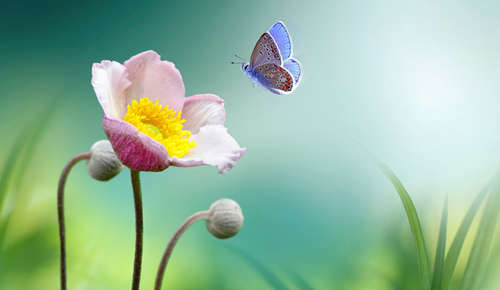
#> input picture 02-image-enhancement/04-edge/images.jpg, 500 x 290 px
$ jupyter execute edge_Gradient.ipynb
#> lines starting #> are read from the running program, lines starting #| are printed output that depends on the picture
# Image Gradient and Its Relationship to Edges

One of the most fundamental concepts in image processing is the **image gradient**. Nearly all classical **edge detection algorithms** are built upon this concept.

The basic idea is very simple:

> **Wherever the image intensity changes rapidly, there is likely an edge.**

Therefore, if we can measure how quickly the pixel intensity changes, we can identify the locations of edges.

---

# What Is the Image Gradient?

The **image gradient** measures the **rate of change in image intensity**.

If two neighboring pixels have nearly the same intensity, the change is very small, and the gradient has a **low magnitude**.

On the other hand, if there is a large difference in intensity between neighboring pixels, the gradient becomes **large**, indicating that an edge is likely present.

In simple terms:

- **Small intensity change** → **Small gradient**
- **Large intensity change** → **Large gradient**
- **Abrupt intensity change** → **Likely an edge**

[cell 1]
import cv2
import numpy as np
import matplotlib.pyplot as plt

[cell 2]
img = cv2.cvtColor(cv2.imread('images.jpg'),cv2.COLOR_BGR2RGB)

[cell 3]
plt.imshow(img)
plt.show()

[cell 4]
imgc = img[60:80, 50:150,: ]
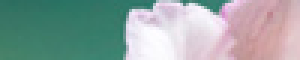
#> imgc: shape (20, 100, 3) (shown 3 times larger); mean R, G, B 146.7, 164.3, 161.2
plt.imshow(imgc)
plt.axhline(10,color='red')
plt.show()
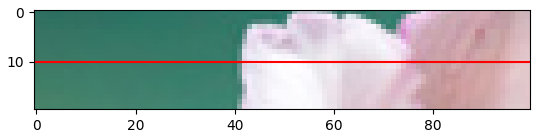
#> figure drawn by matplotlib, 1 panel

[cell 5]
imgc_gray = cv2.cvtColor(imgc,cv2.COLOR_RGB2GRAY)
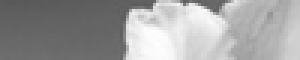
#> imgc_gray: shape (20, 100) (shown 3 times larger); min 88, max 254, mean 158.7
plt.plot(imgc_gray[10,:])
plt.show()
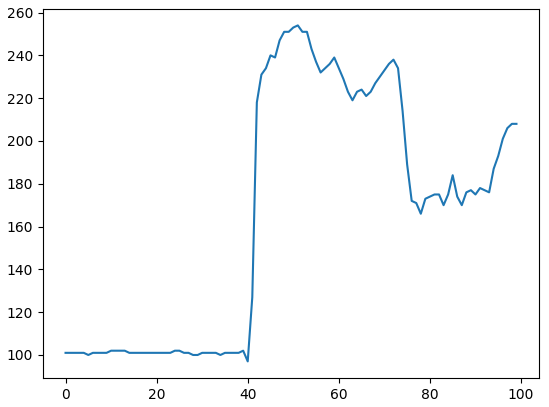
#> figure drawn by matplotlib, 1 panel; curve peaks at x = 51, y = 254

[cell 6]
np.gradient(imgc_gray[10,:])
#> Out = 100 values, max 60.5 at index 41, min -22.5 at index 74, mean 1.07

[cell 7]
plt.plot(np.gradient(imgc_gray[10,:]))
plt.show()
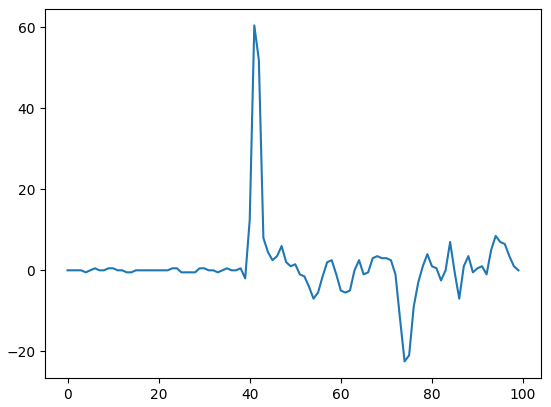
#> figure drawn by matplotlib, 1 panel; curve peaks at x = 41, y = 60.5

# Comparing the Image, Intensity Profile, and Gradient

To better understand the concept of the **image gradient**, it is common to visualize three representations side by side:

1. **Original Image**
2. **Intensity Profile**
3. **Gradient Profile**

By observing these three representations together, it becomes clear that **wherever the image intensity changes abruptly, the gradient produces a large peak**. These peaks correspond to the locations of **image edges**.

In other words:

- **Original Image** → Shows the visual content.
- **Intensity Profile** → Illustrates how pixel intensity changes along a selected line.
- **Gradient Profile** → Measures the rate of intensity change and highlights edge locations.

Therefore, **large peaks in the gradient profile indicate strong edges**, while flat regions with little or no intensity variation produce gradient values close to zero.

[cell 8]
plt.figure(figsize=(5, 6))

plt.subplot(3, 1, 1)
plt.title("Original Image")
plt.imshow(imgc_gray, cmap='gray')
plt.axhline(10, color='red', linestyle='--', label='Row 10')
plt.legend()

plt.subplot(3, 1, 2)
plt.title("Pixel Intensities (Row 10)")
plt.plot(imgc_gray[10,:], label='Row 10', color='blue')
plt.legend()

plt.subplot(3, 1, 3)
plt.title("Gradient of Row 10")
plt.plot(np.gradient(imgc_gray[10,:]), label='Gradient', color='green')
plt.axhline(0, color='red', linestyle='--', label='Row 0')
plt.legend()

plt.tight_layout()
plt.show()
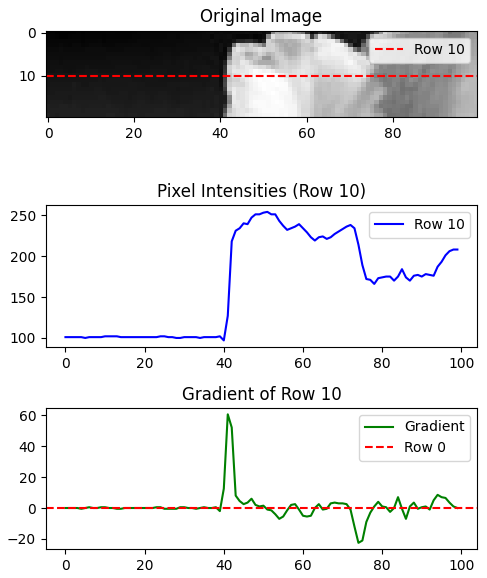
#> figure drawn by matplotlib, 3 panels; panel 2: curve peaks at x = 51, y = 254; panel 3: curve peaks at x = 41, y = 60.5

# Effect of Blur on the Image Gradient

One of the most important experiments in image processing is comparing the **image gradient** before and after applying a **blur** filter.

When an image is smoothed using a **Mean Filter** or a **Gaussian Filter**:

- Intensity transitions become smoother.
- The differences between neighboring pixel intensities decrease.
- Edges become weaker and less distinct.

As a result, the **gradient magnitude** also decreases.

In other words, **blurring reduces the rate of intensity change**, causing the gradient peaks at edge locations to become lower and broader.

Therefore, although blur effectively reduces noise, it also weakens edge information, making edge detection more challenging.

[cell 9]
imgc_blur = cv2.blur(imgc,(5,5))
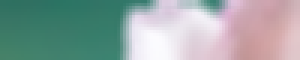
#> imgc_blur: shape (20, 100, 3) (shown 3 times larger); mean R, G, B 147.1, 164.5, 161.5
imgc_blur_gray = cv2.cvtColor(imgc_blur,cv2.COLOR_RGB2GRAY)
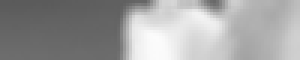
#> imgc_blur_gray: shape (20, 100) (shown 3 times larger); min 90, max 252, mean 158.9

[cell 10]
plt.figure(figsize=(5, 6))

plt.subplot(3, 1, 1)
plt.title("Original Image")
plt.imshow(imgc_blur_gray, cmap='gray')
plt.axhline(10, color='red', linestyle='--', label='Row 10')
plt.legend()

plt.subplot(3, 1, 2)
plt.title("Pixel Intensities (Row 10)")
plt.plot(imgc_blur_gray[10,:], label='Row 10', color='blue')
plt.legend()

plt.subplot(3, 1, 3)
plt.title("Gradient of Row 10")
plt.plot(np.gradient(imgc_blur_gray[10,:]), label='Gradient', color='green')
plt.axhline(0, color='red', linestyle='--', label='Row 0')
plt.legend()

plt.tight_layout()
plt.show()
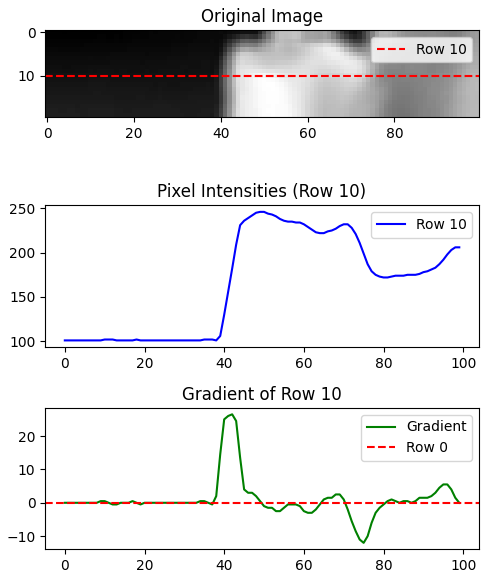
#> figure drawn by matplotlib, 3 panels; panel 2: curve peaks at x = 49, y = 246; panel 3: curve peaks at x = 42, y = 26.5

# Second derivative

[cell 11]
plt.figure(figsize=(5, 6))

plt.subplot(4, 1, 1)
plt.title("Original Image")
plt.imshow(imgc_gray, cmap='gray')
plt.axhline(10, color='red', linestyle='--', label='Row 10')
plt.legend(loc="upper left")

plt.subplot(4, 1, 2)
plt.title("Pixel Intensities (Row 10)")
plt.plot(imgc_gray[10,:], label='Row 10', color='blue')
plt.legend(loc="upper left")

gradient = np.gradient(imgc_gray[10,:])
#> gradient has the same summary as Out

plt.subplot(4, 1, 3)
plt.title("Gradient")
plt.plot(gradient, label='Gradient', color='green')
plt.axhline(0, color='red', linestyle='--', label='Row 0')
plt.legend(loc="upper left")

plt.subplot(4, 1, 4)
plt.title("Second derivative")
plt.plot(np.gradient(gradient), label='Second', color='black')
plt.axhline(0, color='red', linestyle='--', label='Row 0')
plt.legend(loc="upper left")

plt.tight_layout()
plt.show()
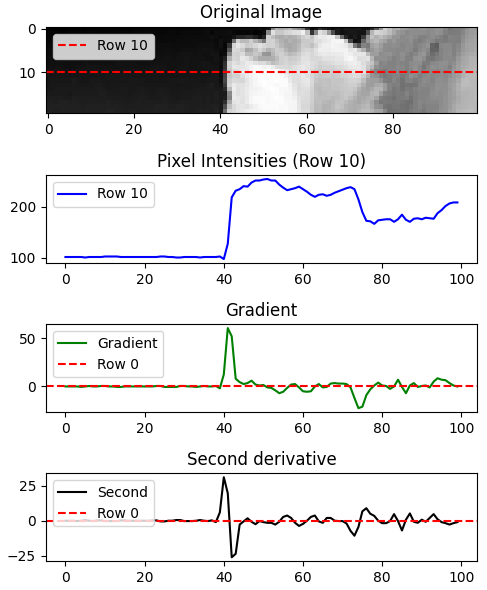
#> figure drawn by matplotlib, 4 panels; panel 2: curve peaks at x = 51, y = 254; panel 3: curve peaks at x = 41, y = 60.5; panel 4: curve peaks at x = 40, y = 31.25

$ run again, with 02-image-enhancement/04-edge/house.jpg copied over 02-image-enhancement/04-edge/images.jpg
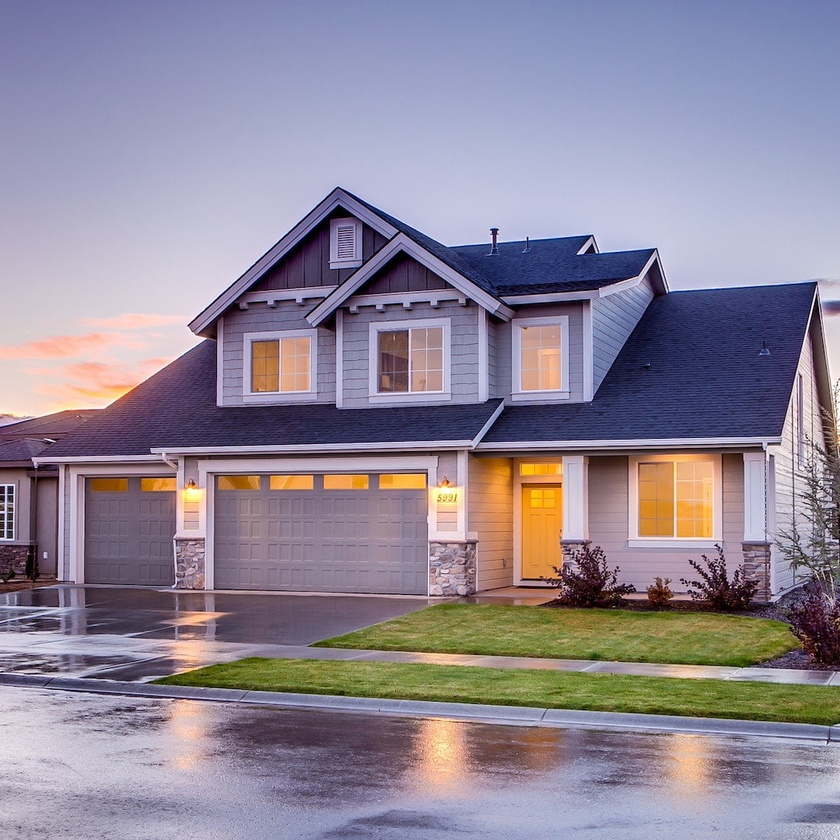
#> input picture 02-image-enhancement/04-edge/house.jpg, 840 x 840 px, shrunk from 1080 x 1080 before the run
#> `plt.show()`:
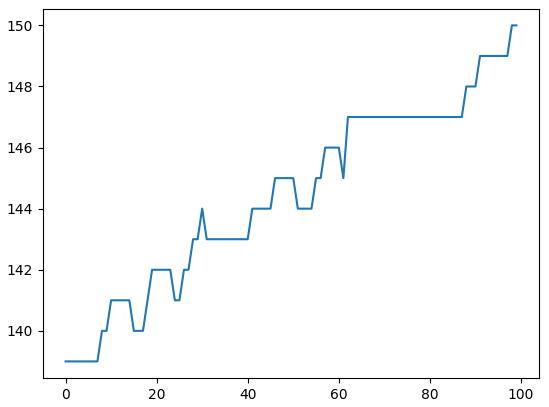
#> figure drawn by matplotlib, 1 panel; curve peaks at x = 98, y = 150
#> Out = 100 values, max 1 at index 18, min -0.5 at index 14, mean 0.11
#> gradient has the same summary as Out
#> `plt.show()`:
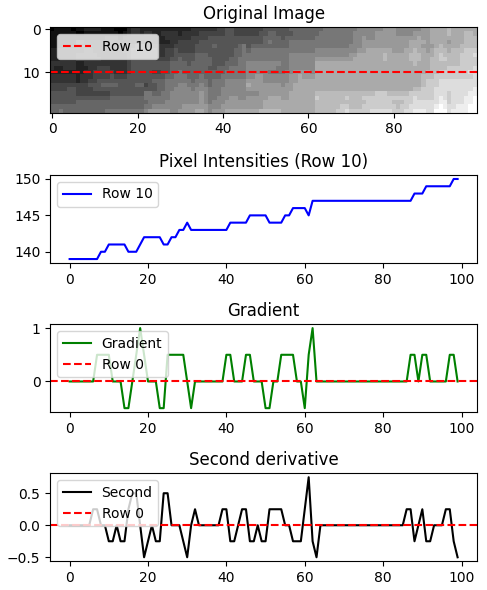
#> figure drawn by matplotlib, 4 panels; panel 2: curve peaks at x = 98, y = 150; panel 3: curve peaks at x = 18, y = 1; panel 4: curve peaks at x = 61, y = 0.75
